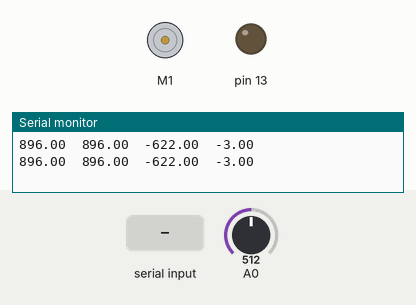
Recording of a sketch running on a simulated Arduino Uno, built with avr-gcc and run on an emulated ATmega328P. On the bench: DC motor (green arrow = forward, orange = backward, longer = faster), output pins drawn as LEDs (lit = HIGH), the last lines printed to the serial monitor. Inputs (shaded band) come from the test bench; at power-on: A0 = 512.

Above: at 1.2 s.
1.3 s: A0 set to 571
2.8 s: A0 set to 598
At 4.6 s:
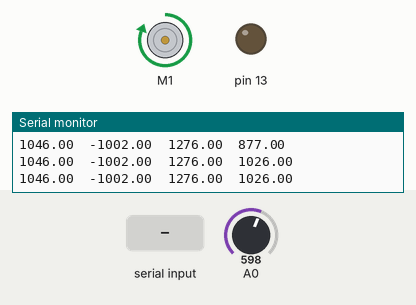
5.1 s: A0 set to 511
At 5.27 s:
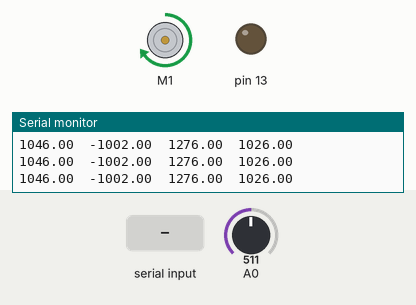
7.7 s: "200\n" received over Serial
At 9.15 s:
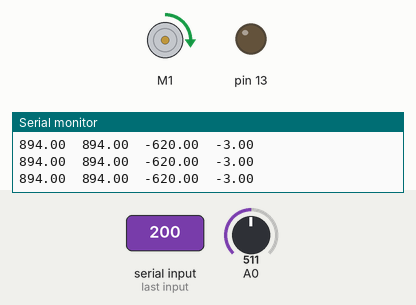
At 9.75 s:
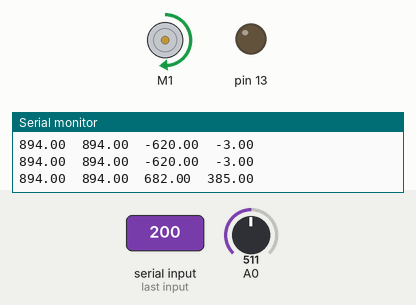
10.7 s: "90,45\n" received over Serial
13.7 s: A0 set to 900
Timing chart, 0 to 16.4 s (numbered marks = the images above; inputs shaded):
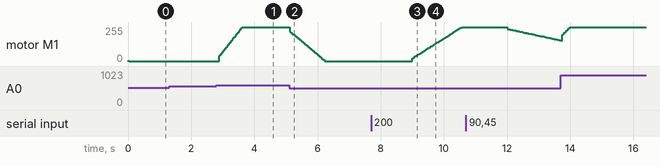

Measured:
- the behaviour switches between 585 and 586 on A0 (found by bisection; images 0 and 1)
- after the input at 2.8 s, motor M1: moves from stopped to forward 255/255 over 0.73 s, starting after 0.09 s
- after the input at 5.1 s, motor M1: moves from forward 255/255 to stopped over 1.1 s, starting at once
- after the input at 7.7 s, motor M1: moves from stopped to forward 255/255 over 1.6 s, starting after 1.3 s

The sketch:

DCMotorTest.ino
```cpp
#include <AFMotor.h>
#include "TimerOne.h"

const int16_t filterSize = 32;
const int16_t log2Size = 5;

AF_DCMotor motor(1);
int32_t leSerial = 0;
bool ligado = true;
int32_t T = 5000;

void setup(){
    Serial.begin(115200);
    motor.setSpeed(0);
    motor.run(FORWARD);

    pinMode(13, OUTPUT);

    // Inicializa o Timer1 e configura para um período de T segundos
    Timer1.initialize(T);

    // Configura a função callback() como a função para ser chamada a cada interrupção do Timer1
    Timer1.attachInterrupt(callback);
}

//float a[2] = {70.0567e-3f, -60.0567e-3f};
// float a[2] = {70.0567e-3f, -65.2310e-3f};
float a[2] = {70.0567e-3f, -65.0567e-3f};
int16_t buffIn[filterSize] = {0};
int16_t buffControl[2] = {0};
float gainControl = 1.0f;

float outvalGlobal = 0;
float outGlobal[4] = {0};

// (Velocidade desejada em PWM) * 4
int16_t desiredVelocity = 30.0f * 800 / 87.5f;

//87.45 == 800

void callback(){
    leSerial++;

    // Input
//    buffIn[0] = analogRead(A0) * 1.75f;
    buffIn[0] = (analogRead(A0) * 7) >> 2;

    outGlobal[0] = buffIn[0];

    // Moving Average
    int16_t h = 0;
    for(int i = 0; i < filterSize; i++){
        h += buffIn[i];
    }
    h >>= log2Size; // Divide by filterSize

    outGlobal[1] = h;

    // Calculate error
    int16_t error = desiredVelocity - h;
//    int16_t error = desiredVelocity - buffIn[0];

    outGlobal[2] = error;

    // c[n] = c[n-1] + a[0] * e[n] + a[1] * e[n-1]
    int16_t outControl = buffControl[1] + a[0] * error + a[1] * buffControl[0];
    outControl *= gainControl;
    buffControl[0] = error;
    buffControl[1] = outControl;

    // Set correct range of values
    int16_t outVal = outControl >> 2;

    outGlobal[3] = outControl;

    if(outVal < 0) {
        outVal = 0;
        buffControl[1] = 0;
    }
    if(outVal > 255){
        outVal = 255;
        buffControl[1] = 255 << 2;
    }

    // Output
    motor.setSpeed(outVal);

    // Shift the input buffer
    for(int i = 0; i < filterSize - 1; i++) {
        buffIn[filterSize - 1 - i] = buffIn[filterSize - i - 2];
    }
}


void loop(){
    if(leSerial >= 100){

        // Reset counter
        leSerial = 0;

        // [in, h, erro, out]
        Serial.print(outGlobal[0]);
        Serial.print("\t");
        Serial.print(outGlobal[1]);
        Serial.print("\t");
        Serial.print(outGlobal[2]);
        Serial.print("\t");
        Serial.println(outGlobal[3]);

        // Se receber algo pela serial
        if (Serial.available() > 0){

            String VelocidadeRPM = Serial.readString();
//             desiredVelocity = VelocidadeRPM.toFloat() * 800 / 87.5f;
            desiredVelocity = VelocidadeRPM.toFloat() * 800 / 101.5f;
//            // Lê toda string recebida
//            char recebido = Serial.read();
//
//            if (recebido == 1){
//                Serial.print("oi, tudo bem");
//            }
        }
    }


}
```
